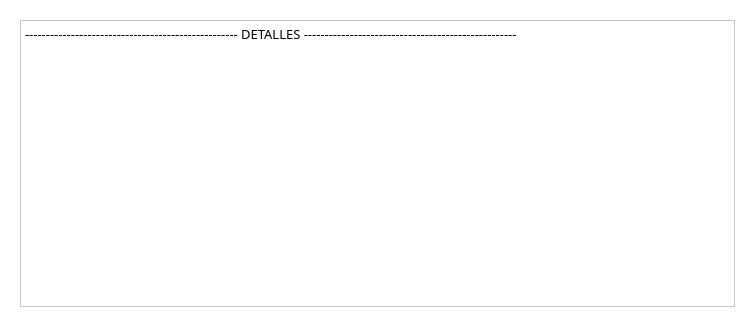
<?xml version="1.0" encoding="UTF-8"?>
<ui version="4.0">
 <class>Form</class>
 <widget class="QWidget" name="Form">
  <property name="geometry">
   <rect>
    <x>0</x>
    <y>0</y>
    <width>755</width>
    <height>327</height>
   </rect>
  </property>
  <property name="windowTitle">
   <string>inSAsy - Detalles</string>
  </property>
  <property name="styleSheet">
   <string notr="true">QWidget {
	font: 57 10pt Manrope medium;
	background-color: rgb(255, 255, 255);
}

/* --------------------------------------- QScrollBar  -----------------------------------*/
    QScrollBar:horizontal
    {
        height: 15px;
        margin: 3px 15px 3px 15px;
        border-radius: 4px;
    }

    QScrollBar::handle:horizontal
    {
        background-color :rgb(7, 119, 156);
        min-width: 5px;
        border-radius: 4px;
    }

    QScrollBar::add-line:horizontal
    {
        margin: 0px 3px 0px 3px;
        border-image: url(:/qss_icons/rc/right_arrow_disabled.png);
        width: 10px;
        height: 10px;
        subcontrol-position: right;
        subcontrol-origin: margin;
    }

    QScrollBar::sub-line:horizontal
    {
        margin: 0px 3px 0px 3px;
        border-image: url(:/qss_icons/rc/left_arrow_disabled.png);
        height: 10px;
        width: 10px;
        subcontrol-position: left;
        subcontrol-origin: margin;
    }

    QScrollBar::add-line:horizontal:hover,QScrollBar::add-line:horizontal:on
    {
        border-image: url(:/qss_icons/rc/right_arrow.png);
        height: 10px;
        width: 10px;
        subcontrol-position: right;
        subcontrol-origin: margin;
    }


    QScrollBar::sub-line:horizontal:hover, QScrollBar::sub-line:horizontal:on
    {
        border-image: url(:/qss_icons/rc/left_arrow.png);
        height: 10px;
        width: 10px;
        subcontrol-position: left;
        subcontrol-origin: margin;
    }

    QScrollBar::up-arrow:horizontal, QScrollBar::down-arrow:horizontal
    {
        background: none;
    }


    QScrollBar::add-page:horizontal, QScrollBar::sub-page:horizontal
    {
        background: none;
    }

    QScrollBar:vertical
    {
        width: 15px;
        margin: 15px 3px 15px 3px;
        border-radius: 4px;
    }

    QScrollBar::handle:vertical
    {
        background-color: rgb(7, 119, 156);
        min-height: 5px;
        border-radius: 4px;
    }

    QScrollBar::sub-line:vertical
    {
        margin: 3px 0px 3px 0px;
        border-image: url(:/qss_icons/rc/up_arrow_disabled.png);
        height: 10px;
        width: 10px;
        subcontrol-position: top;
        subcontrol-origin: margin;
    }

    QScrollBar::add-line:vertical
    {
        margin: 3px 0px 3px 0px;
        border-image: url(:/qss_icons/rc/down_arrow_disabled.png);
        height: 10px;
        width: 10px;
        subcontrol-position: bottom;
        subcontrol-origin: margin;
    }

    QScrollBar::sub-line:vertical:hover,QScrollBar::sub-line:vertical:on
    {
        border-image: url(:/qss_icons/rc/up_arrow.png);
        height: 10px;
        width: 10px;
        subcontrol-position: top;
        subcontrol-origin: margin;
    }

    QScrollBar::add-line:vertical:hover, QScrollBar::add-line:vertical:on
    {
        border-image: url(:/qss_icons/rc/down_arrow.png);
        height: 10px;
        width: 10px;
        subcontrol-position: bottom;
        subcontrol-origin: margin;
    }

    QScrollBar::up-arrow:vertical, QScrollBar::down-arrow:vertical
    {
        background: none;
    }

    QScrollBar::add-page:vertical, QScrollBar::sub-page:vertical
    {
        background: none;
    }</string>
  </property>
  <layout class="QVBoxLayout" name="verticalLayout">
   <item>
    <widget class="QFrame" name="mainFrame">
     <property name="styleSheet">
      <string notr="true">QScrollBar:vertical {
	background-color: rgb(255, 255, 255);
}

QScrollBar:horizontal {
	background-color: rgb(255, 255, 255);
}

QPushButton {
	padding: 5px;
	border-width: 2px;
	border-style: solid;
	border-color: rgb(11, 173, 226);
	background-color: rgb(13, 195, 255);
	border-radius: 12px;
}

QPushButton:hover {
	background-color: rgb(11, 173, 226);
}

QPushButton:pressed {
	border-color: (9, 146, 191);
	background-color:rgb(9, 146, 191);
}

QLineEdit {
	background-color: rgb(255, 255, 255);
	border-width: 2px;
	border-style: solid;
	border-color: none;
	border-bottom-color: rgb(192, 192, 192);
	border-radius: 15px;
}
QLineEdit:hover {
	border-bottom-color: rgb(140, 140, 140);
}

QFrame#mainFrame{
	border: none;
}
QLabel{
	border: none;
}
</string>
     </property>
     <property name="frameShape">
      <enum>QFrame::StyledPanel</enum>
     </property>
     <property name="frameShadow">
      <enum>QFrame::Raised</enum>
     </property>
     <layout class="QVBoxLayout" name="verticalLayout_2">
      <item>
       <layout class="QGridLayout" name="gridLayout_2">
        <item row="1" column="1">
         <widget class="QPlainTextEdit" name="details_text_edit">
          <property name="enabled">
           <bool>true</bool>
          </property>
          <property name="readOnly">
           <bool>true</bool>
          </property>
          <property name="plainText">
           <string>--------------------------------------------------- DETALLES ---------------------------------------------------

</string>
          </property>
         </widget>
        </item>
       </layout>
      </item>
     </layout>
    </widget>
   </item>
  </layout>
 </widget>
 <resources/>
 <connections/>
</ui>
